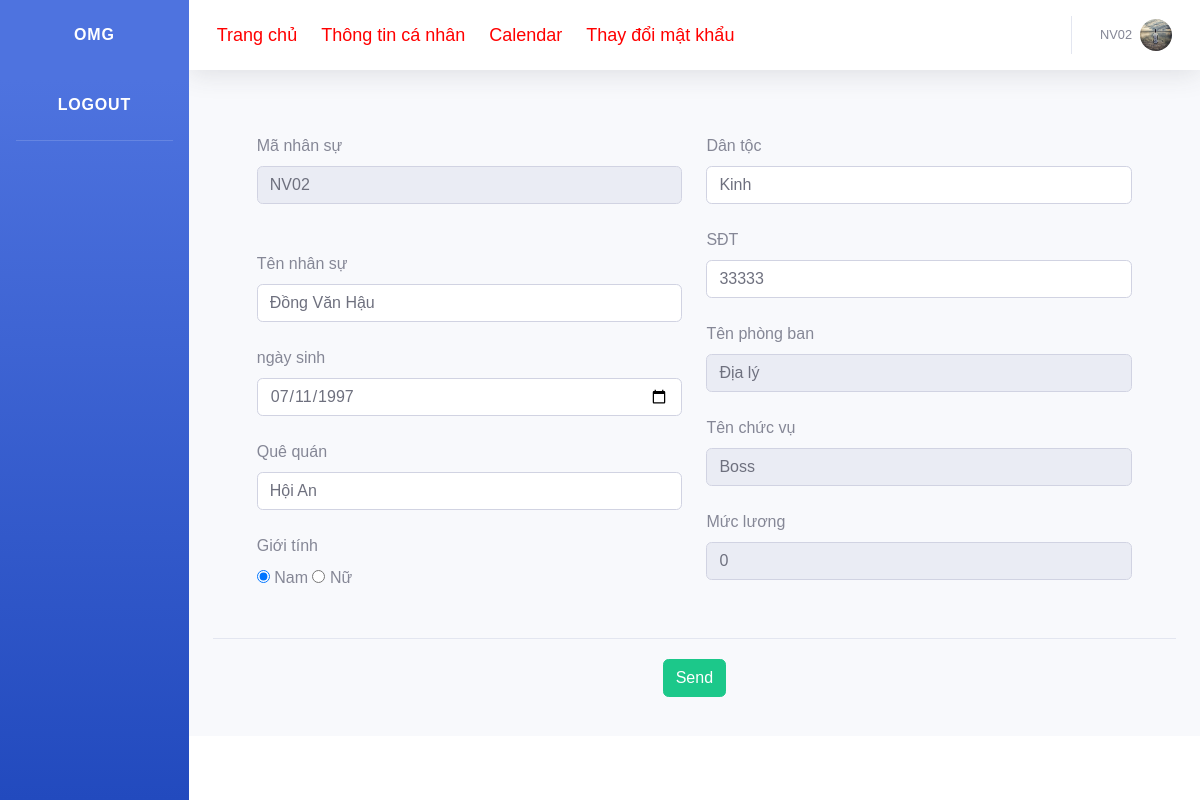
The page /Home_user/information_user (signed in) on the database its author committed.
### tables this page shows
CREATE TABLE `nhansu` (
  `id` int(11) NOT NULL,
  `MaNV` varchar(6) NOT NULL,
  `TenNV` varchar(255) NOT NULL,
  `Matkhau_DN` varchar(255) NOT NULL,
  `Ngaysinh` date NOT NULL,
  `Quequan` varchar(255) NOT NULL,
  `Gioitinh` tinyint(1) NOT NULL,
  `Dantoc` varchar(255) NOT NULL,
  `SDT` int(11) NOT NULL,
  `MaPB` varchar(6) NOT NULL,
  `MaCV` varchar(6) NOT NULL,
  `Mucluong` int(11) NOT NULL
);

CREATE TABLE `phongban` (
  `id` int(11) NOT NULL,
  `MaPB` varchar(6) NOT NULL,
  `TenPB` varchar(255) NOT NULL,
  `SDT` int(11) NOT NULL
);

CREATE TABLE `chucvu` (
  `id` int(11) NOT NULL,
  `MaCV` varchar(6) DEFAULT NULL,
  `TenCV` varchar(255) DEFAULT NULL
);

### sub_mvc/core/Controller.php (called while the page is built, shortened)
<?php
 class Controller
 {
     public function model($model)
     {
        return new $model;
     }
     public function view($view, $data=[])
     {
        require_once "./sub_mvc/views/".$view.".php";
     }
 }
?>

### sub_mvc/core/App.php (called while the page is built, shortened)
<?php
class App
{
    protected $action = "GetView";
    function __construct()
    {
        $arr = $this->UrlProcess();
        if (file_exists("./sub_mvc/controllers/" . $arr[0] . ".php")) {
            unset($arr[0]);
        }
        $this->controller = new $this->controller;
        if (isset($arr[1])) {
            if(method_exists($this->controller, $arr[1]))
            {
                $this->action = $arr[1];
            }
            unset($arr[1]);
        }
        $this->params = $arr?array_values($arr):[];
        call_user_func_array([$this->controller, $this->action], $this->params);
    }
    function UrlProcess()
    {
        if (isset($_GET["url"])) {
            return explode("/", filter_var(trim($_GET["url"], "/")));
        }
    }
}

### index.php (called while the page is built, shortened)
<?php
    $myApp = new App();
?>

### sub_mvc/core/db.php (called while the page is built, shortened)
<?php
class db
{
    protected $servername = "localhost";
    protected $username = "root";
    protected $password = "";
    function __construct()
    {
        $this->conn = mysqli_connect($this->servername,$this->username,$this->password);
    }
}
?>

### sub_mvc/models/Nhansu.php (called while the page is built, shortened)
<?php
class Nhansu extends db
{
    public function get_information_user($username)
    {
        $qr = "SELECT * FROM nhansu
        JOIN phongban ON nhansu.MaPB=phongban.MaPB
        JOIN chucvu ON nhansu.MaCV = chucvu.MaCV
        WHERE MaNV = '$username'";
        return mysqli_query($this->conn, $qr);
    }
}

### sub_mvc/views/pages/information_user.php (the view, shortened to what this page needs)
<?php
$row = mysqli_fetch_assoc($data['info_user']);
?>
<form action="edit_infor/<?php echo $row["MaNV"] ?>" method="POST">
    <div class="modal-body mx-3 row">
        <div class="col-md-6">
            <div class="md-form mb-5">
                <label data-error="wrong" data-success="right">Mã nhân sự</label>
                <input type="text" name="MaNV" id="MaNV" class="form-control validate" disabled value="<?php echo $row["MaNV"] ?>">
            </div>
            <div class="md-form mb-4">
                <label data-error="wrong" data-success="right" for="defaultForm-pass">Tên nhân sự</label>
                <input type="text" name="TenNV" class="form-control validate" value="<?php echo $row["TenNV"] ?>">
            </div>
            <div class="md-form mb-4">
                <label data-error="wrong" data-success="right" for="defaultForm-pass">ngày sinh</label>
                <input type="date" name="Ngaysinh" class="form-control validate" value="<?php echo $row["Ngaysinh"] ?>">
            </div>
            <div class="md-form mb-4">
                <label data-error="wrong" data-success="right" for="defaultForm-pass">Quê quán</label>
                <input type="text" name="Quequan" class="form-control validate" value="<?php echo $row["Quequan"] ?>">
            </div>
            <div class="md-form mb-4">
                <label for="">Giới tính</label>
                <div class="radio">
                    <label>
                        <input type="radio" name="Gioitinh" id="input" value="1" <?php
                                                                                if ($row['Gioitinh'] == 1) { ?> checked="checked" <?php
                                                                                                                                            }
                                                                                                                                                ?>>
                        Nam
                    </label>
                    <label>
                        <input type="radio" name="Gioitinh" id="input" value="0" <?php
                                                                                if ($row['Gioitinh'] == 0) { ?> checked="checked" <?php
                                                                                                                                            }
                                                                                                                                                ?>>
                        Nữ
                    </label>
                </div>
            </div>
        </div>
        <div class="col-md-6">
            <div class="md-form mb-4">
                <label data-error="wrong" data-success="right" for="defaultForm-pass">Dân tộc</label>
                <input type="text" name="Dantoc" class="form-control validate" value="<?php echo $row["Dantoc"] ?>">
            </div>
            <div class="md-form mb-4">
                <label data-error="wrong" data-success="right" for="defaultForm-pass">SĐT</label>
                <input type="integer" name="SDT" class="form-control validate" value="<?php echo $row["SDT"] ?>">
            </div>
            <div class="md-form mb-4">
                <label data-error="wrong" data-success="right" for="defaultForm-pass">Tên phòng ban</label>
                <input type="integer" name="MaPB" class="form-control validate" disabled value="<?php echo $row["TenPB"] ?>">
            </div>
            <div class="md-form mb-4">
                <label data-error="wrong" data-success="right" for="defaultForm-pass">Tên chức vụ</label>
                <input type="integer" name="MaPB" class="form-control validate" disabled value="<?php echo $row["TenCV"] ?>">
            </div>
            <div class="md-form mb-4">
                <label data-error="wrong" data-success="right" for="defaultForm-pass">Mức lương</label>
                <input type="integer" name="Mucluong" class="form-control validate" disabled value="<?php echo $row["Mucluong"]?>">
            </div>
        </div>
    </div>
    <div class="modal-footer d-flex justify-content-center">
        <button name="edit_infor" class="btn btn-success">Send</button>
    </div>
</form>

### rows shown on the page
nhansu: MaNV "NV02", TenNV "Đồng Văn Hậu", Ngaysinh "07/11/1997", Quequan "Hội An", Gioitinh "☑ Nam", Gioitinh "☐ Nữ", Dantoc "Kinh", SDT "33333", MaPB "Địa lý", MaPB "Boss", Mucluong "0"

### other values the page prints
$_SESSION["username"] "NV02"
